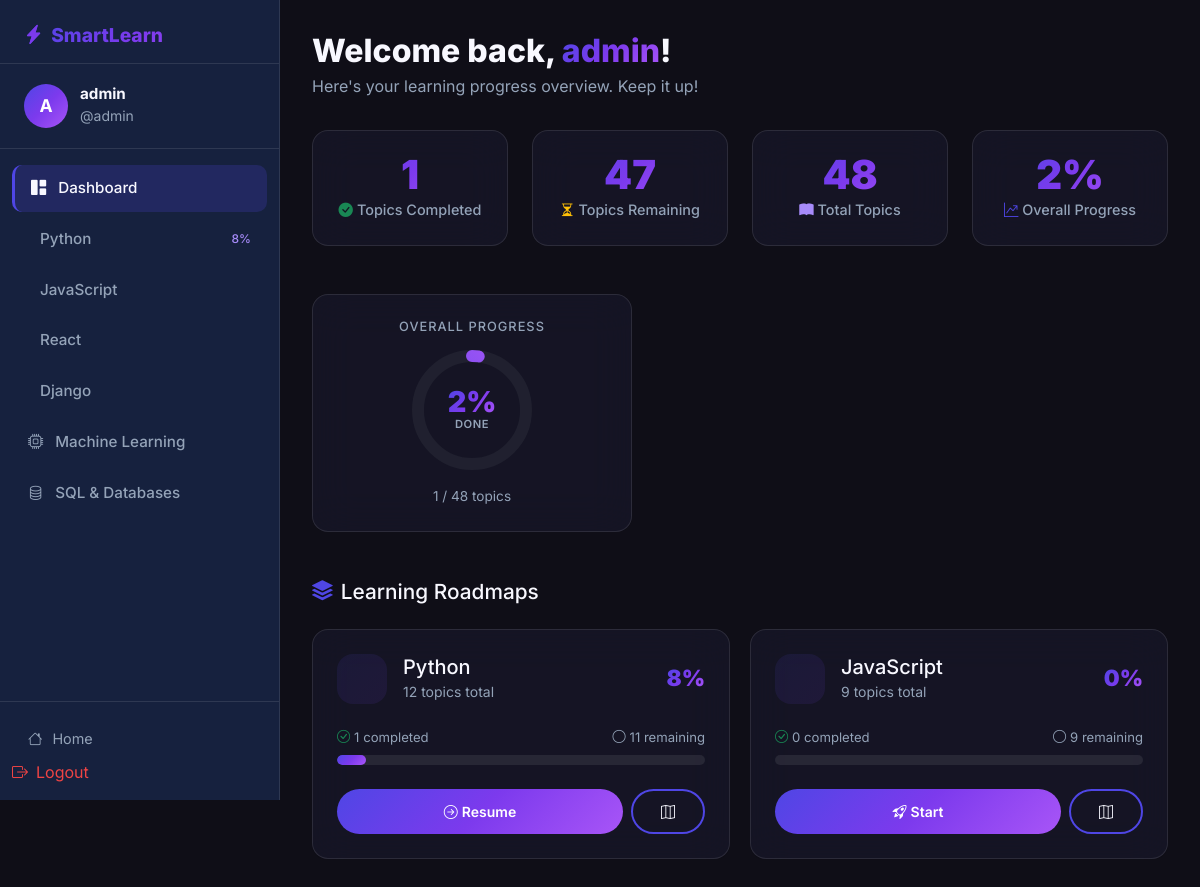
The page /dashboard/ (signed in) on the database its author committed.
### learning/models.py (models this page shows, shortened)
class Technology(models.Model):
    name = models.CharField(max_length=100)
    description = models.TextField()
    icon = models.CharField(max_length=50, default='code')
    color = models.CharField(max_length=20, default='primary')
    order = models.IntegerField(default=0)
    class Meta:
        ordering = ['order']
        verbose_name_plural = 'Technologies'

### learning/views.py (the view)
# urls.py: path('dashboard/', views.dashboard, name='dashboard'),
@login_required
def dashboard(request):
    technologies = Technology.objects.all()
    user = request.user
    tech_data = []
    total_topics = 0
    total_completed = 0
    for tech in technologies:
        tech_topics = Topic.objects.filter(roadmap__technology=tech).count()
        tech_completed = Progress.objects.filter(
            user=user,
            topic__roadmap__technology=tech,
            completed=True
        ).count()
        percent = int((tech_completed / tech_topics * 100)) if tech_topics > 0 else 0
        tech_data.append({
            'tech': tech,
            'topics': tech_topics,
            'completed': tech_completed,
            'remaining': tech_topics - tech_completed,
            'percent': percent,
        })
        total_topics += tech_topics
        total_completed += tech_completed
    overall_percent = int((total_completed / total_topics * 100)) if total_topics > 0 else 0
    context = {
        'tech_data': tech_data,
        'total_topics': total_topics,
        'total_completed': total_completed,
        'total_remaining': total_topics - total_completed,
        'overall_percent': overall_percent,
    }
    return render(request, 'learning/dashboard.html', context)

### smartlearning/templates/learning/dashboard.html (shortened to what this page needs)
{% load static %}
<!DOCTYPE html>
<html lang="en">
<head>
    <link href="https://cdn.jsdelivr.net/npm/bootstrap@5.3.0/dist/css/bootstrap.min.css" rel="stylesheet">
    <link href="https://cdn.jsdelivr.net/npm/bootstrap-icons@1.11.0/font/bootstrap-icons.css" rel="stylesheet">
    <link href="{% static 'css/style.css' %}" rel="stylesheet">
</head>
<body>
<div class="dashboard-wrapper">
    <aside class="sidebar">
        <div class="sidebar-logo">
            <h5><i class="bi bi-lightning-charge-fill me-2" style="color:#7c3aed;-webkit-text-fill-color:#7c3aed"></i>SmartLearn</h5>
        </div>
        <div class="sidebar-user">
            <div class="user-avatar">{{ user.username|first|upper }}</div>
            <div>
                <h6>{{ user.get_full_name|default:user.username }}</h6>
                <small>@{{ user.username }}</small>
            </div>
        </div>
        <nav class="sidebar-nav">
            <a href="{% url 'dashboard' %}" class="sidebar-nav-item active">
                <i class="bi bi-grid-1x2-fill"></i> Dashboard
            </a>
            {% for td in tech_data %}
            <a href="{% url 'technology_detail' td.tech.id %}" class="sidebar-nav-item">
                <i class="bi bi-{{ td.tech.icon }}"></i>
                <span>{{ td.tech.name }}</span>
                {% if td.percent > 0 %}
                <span class="ms-auto" style="font-size:0.75rem;color:var(--accent)">{{ td.percent }}%</span>
                {% endif %}
            </a>
            {% endfor %}
        </nav>
        <div class="sidebar-bottom">
            <a href="/"><i class="bi bi-house"></i> Home</a>
            <form method="post" action="{% url 'logout' %}" style="margin:0;padding:0;">
                <button type="submit" style="color:#ef4444;background:none;border:none;padding:0;cursor:pointer;display:flex;align-items:center;gap:0.5rem;width:100%;font-size:inherit;font-family:inherit;">
                    <i class="bi bi-box-arrow-right"></i> Logout
                </button>
            </form>
        </div>
    </aside>
    <main class="main-content">
        <div class="page-header">
            <h1>Welcome back, <span style="background:var(--gradient);-webkit-background-clip:text;-webkit-text-fill-color:transparent;background-clip:text">{{ user.get_full_name|default:user.username }}</span>!</h1>
            <p>Here's your learning progress overview. Keep it up!</p>
        </div>
        <div class="row g-4 mb-5">
            <div class="col-sm-6 col-lg-3">
                <div class="glass-card stat-card">
                    <div class="stat-number">{{ total_completed }}</div>
                    <div class="stat-label"><i class="bi bi-check-circle-fill text-success me-1"></i>Topics Completed</div>
                </div>
            </div>
            <div class="col-sm-6 col-lg-3">
                <div class="glass-card stat-card">
                    <div class="stat-number">{{ total_remaining }}</div>
                    <div class="stat-label"><i class="bi bi-hourglass-split text-warning me-1"></i>Topics Remaining</div>
                </div>
            </div>
            <div class="col-sm-6 col-lg-3">
                <div class="glass-card stat-card">
                    <div class="stat-number">{{ total_topics }}</div>
                    <div class="stat-label"><i class="bi bi-book-fill" style="color:var(--accent)" me-1></i>&nbsp;Total Topics</div>
                </div>
            </div>
            <div class="col-sm-6 col-lg-3">
                <div class="glass-card stat-card">
                    <div class="stat-number">{{ overall_percent }}%</div>
                    <div class="stat-label"><i class="bi bi-graph-up-arrow" style="color:var(--primary)" me-1></i>&nbsp;Overall Progress</div>
                </div>
            </div>
        </div>
        <div class="glass-card p-4 mb-5 text-center" style="max-width:320px;margin:0 0 2rem 0">
            <h6 class="fw-700 mb-3" style="color:var(--text-muted);text-transform:uppercase;letter-spacing:1px;font-size:0.8rem">Overall Progress</h6>
            <div class="progress-circle-wrap">
                <svg viewBox="0 0 100 100" width="120" height="120">
                    <defs>
                        <linearGradient id="progressGradient" x1="0%" y1="0%" x2="100%" y2="100%">
                            <stop offset="0%" style="stop-color:#4f46e5"/>
                            <stop offset="100%" style="stop-color:#a855f7"/>
                        </linearGradient>
                    </defs>
                    <circle class="progress-circle-bg" cx="50" cy="50" r="45"/>
                    <circle class="progress-circle-fill" cx="50" cy="50" r="45" data-percent="{{ overall_percent }}"/>
                </svg>
                <div class="progress-circle-text">
                    <div class="pct">{{ overall_percent }}%</div>
                    <div class="pct-label">Done</div>
                </div>
            </div>
            <div style="font-size:0.85rem;color:var(--text-muted)">
                {{ total_completed }} / {{ total_topics }} topics
            </div>
        </div>
        <h4 class="fw-800 mb-4" style="font-size:1.3rem">
            <i class="bi bi-stack me-2" style="color:var(--primary)"></i>Learning Roadmaps
        </h4>
        <div class="tech-grid">
            {% for td in tech_data %}
            <div class="glass-card p-4">
                <div class="d-flex align-items-center gap-3 mb-4">
                    <div class="tech-icon-wrapper" style="margin-bottom:0;width:50px;height:50px;font-size:22px">
                    </div>
                    <div>
                        <h5 class="fw-800 mb-0">{{ td.tech.name }}</h5>
                        <small style="color:var(--text-muted)">{{ td.topics }} topics total</small>
                    </div>
                    <div class="ms-auto text-end">
                        <div style="font-size:1.4rem;font-weight:900;background:var(--gradient);-webkit-background-clip:text;-webkit-text-fill-color:transparent;background-clip:text;line-height:1">{{ td.percent }}%</div>
                    </div>
                </div>
                <div class="d-flex justify-content-between mb-2" style="font-size:0.82rem;color:var(--text-muted)">
                    <span><i class="bi bi-check-circle text-success me-1"></i>{{ td.completed }} completed</span>
                    <span><i class="bi bi-circle me-1"></i>{{ td.remaining }} remaining</span>
                </div>
                <div class="progress-wrap mb-4">
                    <div class="progress-bar-animated" data-width="{{ td.percent }}"></div>
                </div>
                <div class="d-flex gap-2">
                    <a href="{% url 'technology_detail' td.tech.id %}" class="btn btn-gradient btn-sm flex-fill">
                        <span>
                            {% if td.completed == 0 %}
                            <i class="bi bi-rocket-takeoff me-1"></i>Start
                            {% elif td.percent == 100 %}
                            <i class="bi bi-trophy me-1"></i>Review
                            {% else %}
                            <i class="bi bi-arrow-right-circle me-1"></i>Resume
                            {% endif %}
                        </span>
                    </a>
                    <a href="{% url 'technology_detail' td.tech.id %}" class="btn btn-outline-gradient btn-sm">
                        <i class="bi bi-map"></i>
                    </a>
                </div>
            </div>
            {% endfor %}
        </div>
    </main>
</div>
</body>
</html>

### rows shown on the page
Technology: tech.name "Python", percent "8", topics "12", completed "1", remaining "11", shows "Resume"
Technology: tech.name "JavaScript", topics "9", percent "0", completed "0", remaining "9", shows "Start"
Technology: tech.name "React"
Technology: tech.name "Django"
Technology: tech.name "Machine Learning"
Technology: tech.name "SQL & Databases"

### other values the page prints
{{ user.username|first|upper }} "A"
{{ user.get_full_name|default:user.username }} "admin"
{{ user.username }} "admin"
{{ total_completed }} "1"
{{ total_remaining }} "47"
{{ total_topics }} "48"
{{ overall_percent }} "2"
